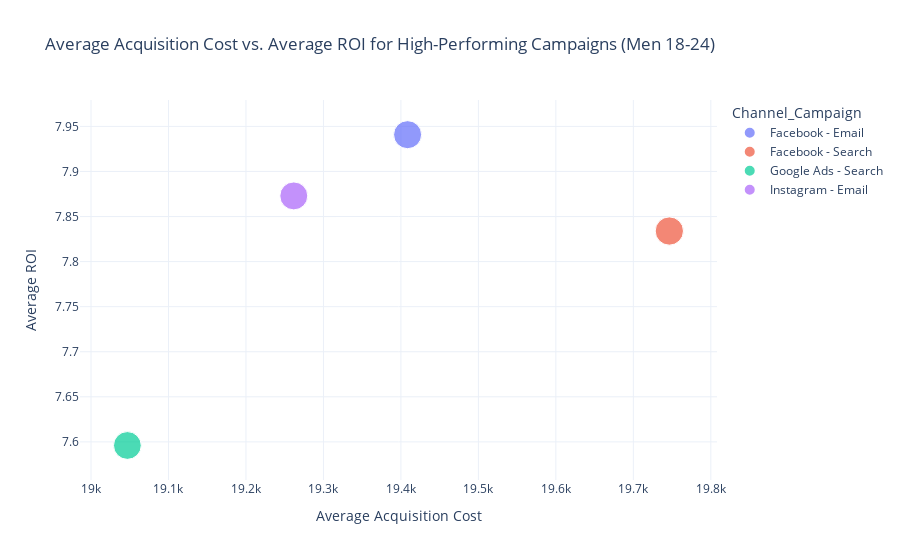

The code cell stored with this chart in its notebook:
### Code cell
# Create a combined label for Channel and Campaign Type
acquisition_roi_summary['Channel_Campaign'] = acquisition_roi_summary['Channel_Used'] + ' - ' + acquisition_roi_summary['Campaign_Type']

# Create the scatter plot using the combined label
fig = px.scatter(
    acquisition_roi_summary,
    x='Average_Acquisition_Cost',
    y='Average_ROI',
    color='Channel_Campaign',  # Use the combined label for color
    size='Average_Acquisition_Cost',
    hover_name='Channel_Campaign',
    title='Average Acquisition Cost vs. Average ROI for High-Performing Campaigns (Men 18-24)',
    labels={'Average_Acquisition_Cost': 'Average Acquisition Cost', 'Average_ROI': 'Average ROI'},
    template='plotly_white'
)

# Show the figure
fig.show()

### Figure 1 — Plotly figure (JSON) as saved in the notebook; plotly's stock layout.template omitted (floating-point values rounded to 4 significant figures)
{"data": [{"hovertemplate": "<b>%{hovertext}</b><br><br>Channel_Campaign=Facebook - Email<br>Average Acquisition Cost=%{marker.size}<br>Average ROI=%{y}<extra></extra>", "hovertext": ["Facebook - Email"], "legendgroup": "Facebook - Email", "marker": {"color": "#636efa", "size": [19410.0], "sizemode": "area", "sizeref": 49.37, "symbol": "circle"}, "mode": "markers", "name": "Facebook - Email", "orientation": "v", "showlegend": true, "type": "scatter", "x": [19410.0], "xaxis": "x", "y": [7.941], "yaxis": "y"}, {"hovertemplate": "<b>%{hovertext}</b><br><br>Channel_Campaign=Facebook - Search<br>Average Acquisition Cost=%{marker.size}<br>Average ROI=%{y}<extra></extra>", "hovertext": ["Facebook - Search"], "legendgroup": "Facebook - Search", "marker": {"color": "#EF553B", "size": [19750.0], "sizemode": "area", "sizeref": 49.37, "symbol": "circle"}, "mode": "markers", "name": "Facebook - Search", "orientation": "v", "showlegend": true, "type": "scatter", "x": [19750.0], "xaxis": "x", "y": [7.834], "yaxis": "y"}, {"hovertemplate": "<b>%{hovertext}</b><br><br>Channel_Campaign=Google Ads - Search<br>Average Acquisition Cost=%{marker.size}<br>Average ROI=%{y}<extra></extra>", "hovertext": ["Google Ads - Search"], "legendgroup": "Google Ads - Search", "marker": {"color": "#00cc96", "size": [19050.0], "sizemode": "area", "sizeref": 49.37, "symbol": "circle"}, "mode": "markers", "name": "Google Ads - Search", "orientation": "v", "showlegend": true, "type": "scatter", "x": [19050.0], "xaxis": "x", "y": [7.596], "yaxis": "y"}, {"hovertemplate": "<b>%{hovertext}</b><br><br>Channel_Campaign=Instagram - Email<br>Average Acquisition Cost=%{marker.size}<br>Average ROI=%{y}<extra></extra>", "hovertext": ["Instagram - Email"], "legendgroup": "Instagram - Email", "marker": {"color": "#ab63fa", "size": [19260.0], "sizemode": "area", "sizeref": 49.37, "symbol": "circle"}, "mode": "markers", "name": "Instagram - Email", "orientation": "v", "showlegend": true, "type": "scatter", "x": [19260.0], "xaxis": "x", "y": [7.873], "yaxis": "y"}], "layout": {"legend": {"itemsizing": "constant", "title": {"text": "Channel_Campaign"}, "tracegroupgap": 0}, "title": {"text": "Average Acquisition Cost vs. Average ROI for High-Performing Campaigns (Men 18-24)"}, "xaxis": {"anchor": "y", "domain": [0, 1], "title": {"text": "Average Acquisition Cost"}}, "yaxis": {"anchor": "x", "domain": [0, 1], "title": {"text": "Average ROI"}}}}
